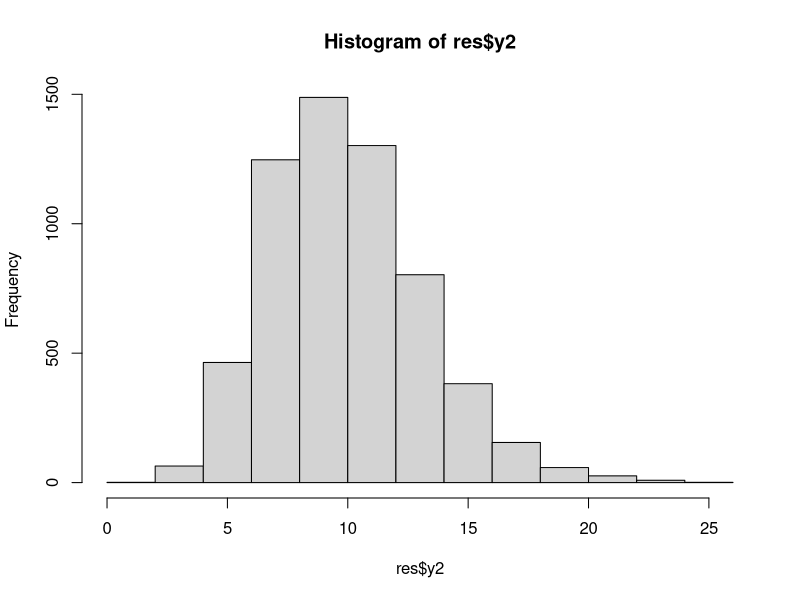
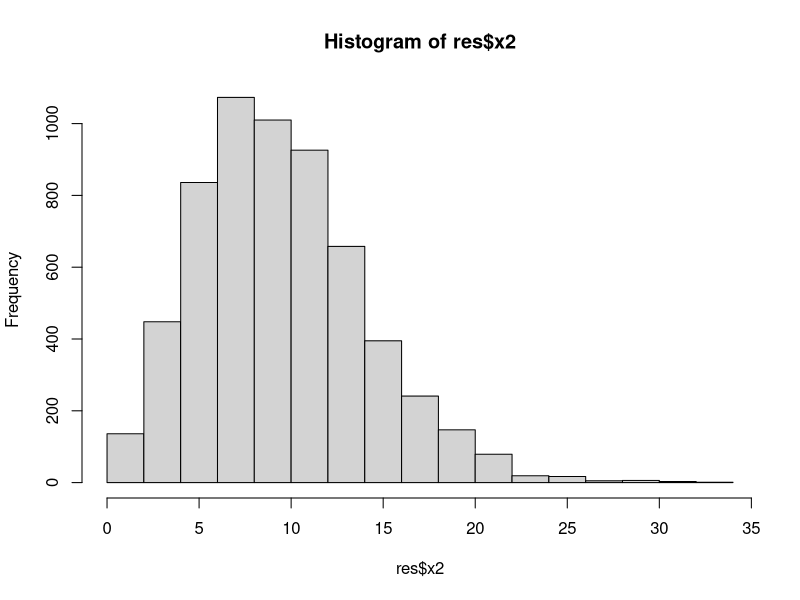

The R script that drew these images, in order:
# Introduction to Mathematical Statistics
# Example 11.3.2. 
gibbser2 <- function(alpha,m,n){
  x0 = 1
  yc = rep(0,m+n)
  xc = c(x0,rep(0,m-1+n))
  for(i in 2:(m+n)){yc[i] = rgamma(1,alpha+xc[i-1],2)
                xc[i] = rpois(1,yc[i])}
  y1=yc[1:m]
  y2=yc[(m+1):(m+n)]
  x1=xc[1:m]
  x2=xc[(m+1):(m+n)]
  list(y1 = y1,y2=y2,x1=x1,x2=x2)
}

res <- gibbser2(10, 3000, 6000)
mean(res$y2)
var(res$y2)
hist(res$y2)

mean(res$x2)
var(res$x2)
hist(res$x2)
